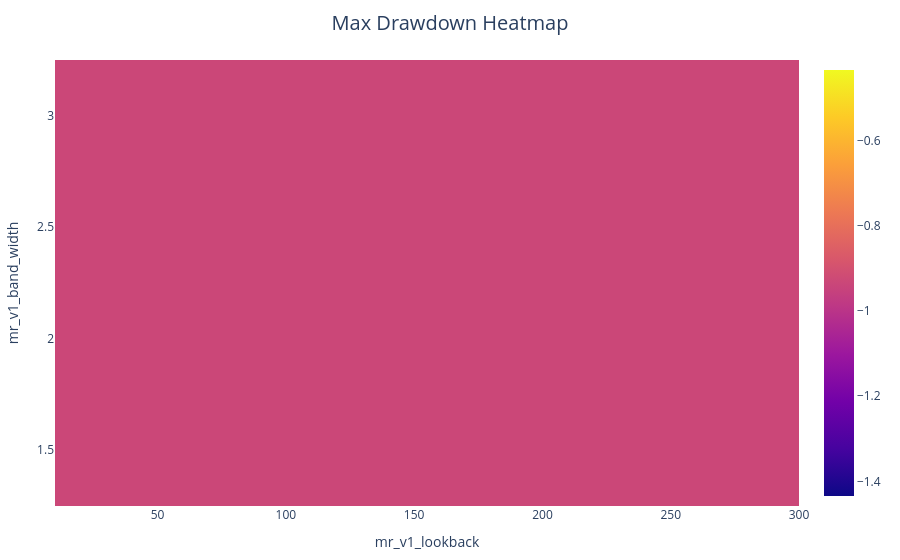

Notebook source saved alongside this figure:
### Code cell
fig = pf_sweep.max_drawdown.vbt.heatmap(x_level="mr_v1_lookback", y_level="mr_v1_band_width")
fig.update_layout(title="Max Drawdown Heatmap")
fig.show()

### Figure 1 — Plotly figure (JSON) as saved in the notebook; plotly's stock layout.template omitted (floating-point values rounded to 4 significant figures)
{"data": [{"colorscale": [[0.0, "#0d0887"], [0.1111, "#46039f"], [0.2222, "#7201a8"], [0.3333, "#9c179e"], [0.4444, "#bd3786"], [0.5556, "#d8576b"], [0.6667, "#ed7953"], [0.7778, "#fb9f3a"], [0.8889, "#fdca26"], [1.0, "#f0f921"]], "hoverongaps": false, "hovertemplate": "mr_v1_lookback: %{x}<br>mr_v1_band_width: %{y}<br>value: %{z}<extra></extra>", "x": [20, 40, 60, 120, 240], "y": [1.5, 2.0, 2.5, 3.0], "z": [[-0.9342, -0.9342, -0.9342, -0.9342, -0.9342], [-0.9342, -0.9342, -0.9342, -0.9342, -0.9342], [-0.9342, -0.9342, -0.9342, -0.9342, -0.9342], [-0.9342, -0.9342, -0.9342, -0.9342, -0.9342]], "type": "heatmap"}], "layout": {"margin": {"t": 60, "b": 30, "l": 30, "r": 30}, "legend": {"orientation": "h", "yanchor": "bottom", "y": 1.02, "xanchor": "center", "x": 0.5, "traceorder": "normal"}, "xaxis": {"title": {"text": "mr_v1_lookback"}}, "yaxis": {"title": {"text": "mr_v1_band_width"}}, "title": {"text": "Max Drawdown Heatmap", "font": {"size": 20}, "x": 0.5, "xanchor": "center"}, "autosize": true}}
